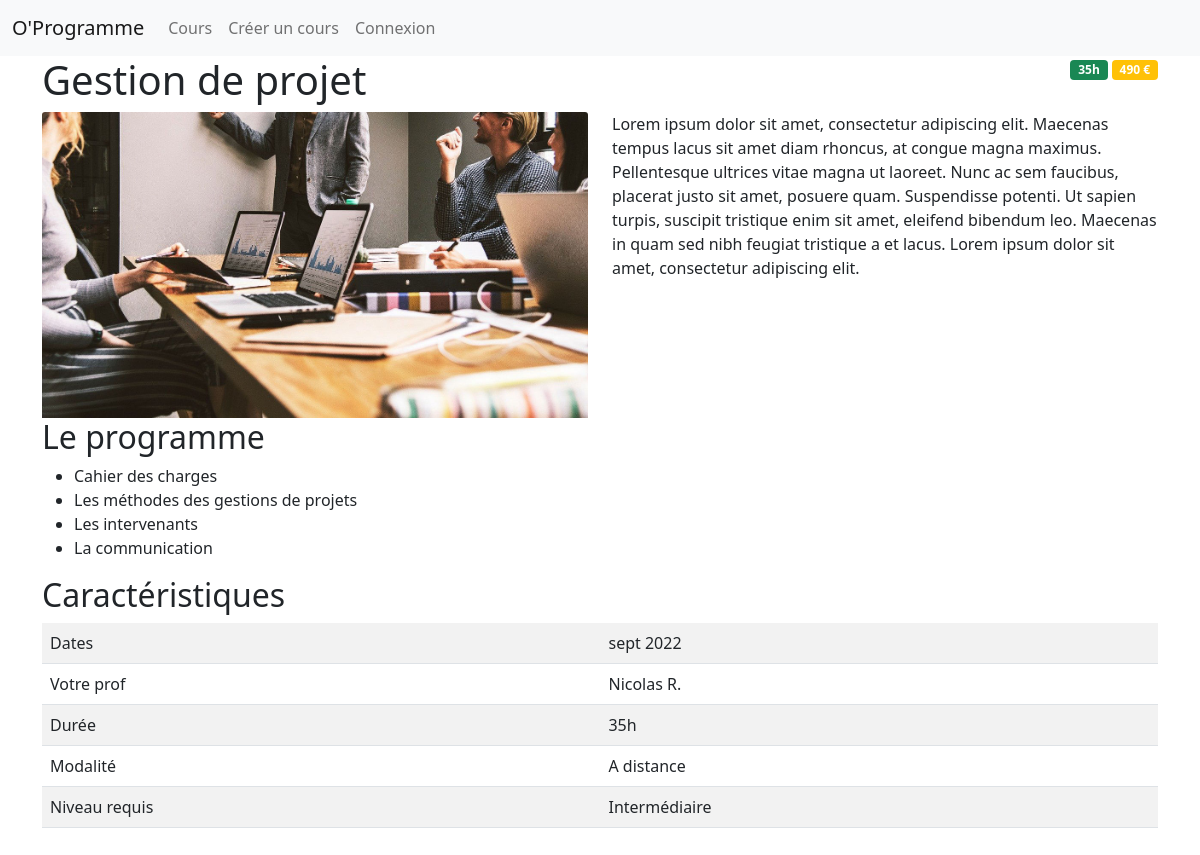
The page /cours.php?id=2 on the database its author committed.
### tables this page shows
CREATE TABLE `courses` (
  `id` int(10) UNSIGNED NOT NULL,
  `title` varchar(100) NOT NULL,
  `image` varchar(50) DEFAULT NULL,
  `shortDescription` varchar(255) DEFAULT NULL,
  `description` text DEFAULT NULL,
  `programContent` text DEFAULT NULL,
  `numberOfHours` int(10) UNSIGNED NOT NULL DEFAULT 0,
  `price` float UNSIGNED NOT NULL DEFAULT 0,
  `classDate` varchar(100) DEFAULT NULL,
  `professor` varchar(100) DEFAULT NULL,
  `modality` varchar(30) DEFAULT NULL,
  `requiredLevel` varchar(20) DEFAULT NULL
);

### inc/classes/course.php (called while the page is built, shortened)
<?php
class Course extends CoreModel
{
    private $title;
    private $image;
    private $shortDescription;
    private $description;
    private $programContent;
    private $numberOfHours;
    private $price;
    private $classDate;
    private $professor;
    private $modality;
    private $requiredLevel;
    public function getTitle(): string
    {
        return $this->title;
    }
    public function setTitle(string $title): Course
    {
        $this->title = $title;
        return $this;
    }
    public function getImage(): string
    {
        return "images/{$this->image}";
    }
    public function setImage(string $image): Course
    {
        $this->image = $image;
        return $this;
    }
    public function getShortDescription(): string
    {
        return $this->shortDescription;
    }
    public function setShortDescription(string $shortDescription): Course
    {
        $this->shortDescription = $shortDescription;
        return $this;
    }
    public function getDescription(): string
    {
        return $this->description;
    }
    public function setDescription(string $description): Course
    {
        $this->description = $description;
        return $this;
    }
    public function getProgramContent(): array
    {
        return $this->programContent;
    }
    public function setProgramContent(array $programContent): Course
    {
        $this->programContent = $programContent;
        return $this;
    }
    public function getNumberOfHours(): int
    {
        return $this->numberOfHours;
    }
    public function setNumberOfHours(?int $numberOfHours): Course
    {
        if ($numberOfHours > 0) {
            $this->numberOfHours = $numberOfHours;
        }
        return $this;
    }
    public function getPrice(): float
    {
        return $this->price;
    }
    public function setPrice(?float $price): Course
    {
        if ($price > 0) {
            $this->price = $price;
        }
        return $this;
    }
    public function getClassDate(): string
    {
        return $this->classDate;
    }
    public function setClassDate(string $classDate): Course
    {
        $this->classDate = $classDate;
        return $this;
    }
    public function getProfessor(): string
    {
        return $this->professor;
    }
    public function setProfessor(string $professor): Course
    {
        $this->professor = $professor;
        return $this;
    }
    public function getModality(): string
    {
        return $this->modality;
    }
    public function setModality(string $modality): Course
    {
        $this->modality = $modality;
        return $this;
    }
    public function getRequiredLevel(): string
    {
        return $this->requiredLevel;
    }
    public function setRequiredLevel(string $requiredLevel): Course
    {
        $this->requiredLevel = $requiredLevel;
        return $this;
    }
    static public function findById($id)
    {
        $pdoDBConnexion = DB::getPDO();
        $sql = "SELECT * FROM courses WHERE id = $id";
        $pdoStatement = $pdoDBConnexion->query($sql);
        $result = $pdoStatement->fetch(PDO::FETCH_OBJ);
        $course = new Course($result->id);
        $course->setTitle($result->title);
        $course->setImage($result->image);
        $course->setShortDescription($result->shortDescription);
        $course->setDescription($result->description);
        $course->setProgramContent(json_decode($result->programContent));
        $course->setNumberOfHours($result->numberOfHours);
        $course->setPrice($result->price);
        $course->setClassDate($result->classDate);
        $course->setProfessor($result->professor);
        $course->setModality($result->modality);
        $course->setRequiredLevel($result->requiredLevel);
        return $course;
    }
}

### inc/functions.php (called while the page is built, shortened)
<?php
function getCourseOrRedirect($id)
{
    $course = Course::findById($id);
    if ($course) {
        return $course;
    }
    exit();
}

### cours.php (the view, shortened to what this page needs)
<?php
require 'inc/functions.php';
$course = getCourseOrRedirect($_GET['id']);
?>
<!DOCTYPE html>
<html lang="en">
<head>
    <link href="https://cdn.jsdelivr.net/npm/bootstrap@5.1.3/dist/css/bootstrap.min.css" rel="stylesheet">
</head>
<body>
    <?php require 'inc/menu.tpl.php' ?>
    <div class="container mb-5">
        <div class="row">
            <div class="col">
                <h1><?= $course->getTitle(); ?></h1>
            </div>
            <div class="col text-end">
                <span class="badge bg-success"><?= $course->getNumberOfHours() ?>h</span>
                <span class="badge bg-warning"><?= $course->getPrice() ?> €</span>
            </div>
        </div>
        <div class="row">
            <div class="col-12 col-md-6"><img src="<?= $course->getImage() ?>" class="card-img-top" alt="<?= $course->getShortDescription() ?>"></div>
            <div class="col-12 col-md-6"><?= $course->getDescription() ?></div>
        </div>
        <div class="row">
            <div class="col">
                <h2>Le programme</h2>
                <ul>
                    <?php foreach ($course->getProgramContent() as $notion) : ?>
                        <li><?= $notion ?></li>
                    <?php endforeach; ?>
                </ul>
            </div>
        </div>
        <div class="row">
            <div class="col">
                <h2>Caractéristiques</h2>
                <table class="table table-striped">
                    <tr>
                        <td>Dates</td>
                        <td><?= $course->getClassDate() ?></td>
                    </tr>
                    <tr>
                        <td>Votre prof</td>
                        <td><?= $course->getProfessor() ?></td>
                    </tr>
                    <tr>
                        <td>Durée</td>
                        <td><?= $course->getNumberOfHours() ?>h</td>
                    </tr>
                    <tr>
                        <td>Modalité</td>
                        <td><?= $course->getModality() ?></td>
                    </tr>
                    <tr>
                        <td>Niveau requis</td>
                        <td><?= $course->getRequiredLevel() ?></td>
                    </tr>
                </table>
            </div>
        </div>
    </div>
</body>
</html>

### rows shown on the page
courses: title "Gestion de projet", numberOfHours "35", price "490", image (picture), description "Lorem ipsum dolor sit amet, consectetur adipiscing elit. Maecenas tempus lacus sit amet diam rhoncus, at congue magna maximus. Pellentesque ultrices vitae magna ut laoreet. Nunc ac sem faucibus, placerat justo sit amet, posuere quam. Suspendisse potenti. Ut sapien turpis, suscipit tristique enim sit amet, eleifend bibendum leo. Maecenas in quam sed nibh feugiat tristique a et lacus. Lorem ipsum dolor sit amet, consectetur adipiscing elit.", classDate "sept 2022", professor "Nicolas R.", modality "A distance", requiredLevel "Intermédiaire"

### other values the page prints
$notion "Cahier des charges"
$notion "Les méthodes des gestions de projets"
$notion "Les intervenants"
$notion "La communication"
